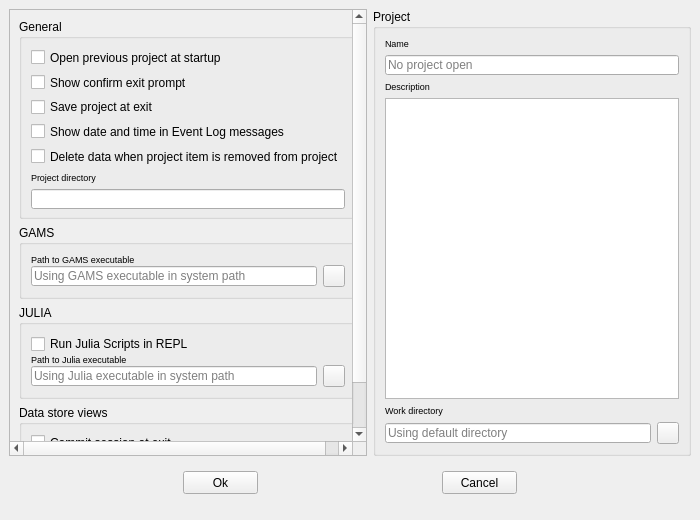
<?xml version="1.0" encoding="utf-8"?>
<!--
######################################################################################################################
# Copyright (C) 2017 - 2018 Spine project consortium
# This file is part of Spine Toolbox.
# Spine Toolbox is free software: you can redistribute it and/or modify it under the terms of the GNU Lesser General
# Public License as published by the Free Software Foundation, either version 3 of the License, or (at your option)
# any later version. This program is distributed in the hope that it will be useful, but WITHOUT ANY WARRANTY;
# without even the implied warranty of MERCHANTABILITY or FITNESS FOR A PARTICULAR PURPOSE. See the GNU Lesser General
# Public License for more details. You should have received a copy of the GNU Lesser General Public License along with
# this program. If not, see <http://www.gnu.org/licenses/>.
######################################################################################################################
-->
<ui version="4.0">
 <class>SettingsForm</class>
 <widget class="QWidget" name="SettingsForm">
  <property name="windowModality">
   <enum>Qt::ApplicationModal</enum>
  </property>
  <property name="geometry">
   <rect>
    <x>0</x>
    <y>0</y>
    <width>700</width>
    <height>520</height>
   </rect>
  </property>
  <property name="sizePolicy">
   <sizepolicy hsizetype="Fixed" vsizetype="Fixed">
    <horstretch>0</horstretch>
    <verstretch>0</verstretch>
   </sizepolicy>
  </property>
  <property name="minimumSize">
   <size>
    <width>700</width>
    <height>520</height>
   </size>
  </property>
  <property name="maximumSize">
   <size>
    <width>700</width>
    <height>520</height>
   </size>
  </property>
  <property name="mouseTracking">
   <bool>false</bool>
  </property>
  <property name="focusPolicy">
   <enum>Qt::StrongFocus</enum>
  </property>
  <property name="contextMenuPolicy">
   <enum>Qt::NoContextMenu</enum>
  </property>
  <property name="windowTitle">
   <string>Settings</string>
  </property>
  <property name="autoFillBackground">
   <bool>false</bool>
  </property>
  <layout class="QVBoxLayout" name="verticalLayout_7">
   <property name="spacing">
    <number>0</number>
   </property>
   <property name="leftMargin">
    <number>0</number>
   </property>
   <property name="topMargin">
    <number>0</number>
   </property>
   <property name="rightMargin">
    <number>0</number>
   </property>
   <property name="bottomMargin">
    <number>0</number>
   </property>
   <item>
    <layout class="QHBoxLayout" name="horizontalLayout_2">
     <property name="spacing">
      <number>6</number>
     </property>
     <property name="leftMargin">
      <number>9</number>
     </property>
     <property name="topMargin">
      <number>9</number>
     </property>
     <property name="rightMargin">
      <number>9</number>
     </property>
     <property name="bottomMargin">
      <number>9</number>
     </property>
     <item>
      <widget class="QScrollArea" name="scrollArea">
       <property name="widgetResizable">
        <bool>true</bool>
       </property>
       <widget class="QWidget" name="scrollAreaWidgetContents">
        <property name="geometry">
         <rect>
          <x>0</x>
          <y>0</y>
          <width>323</width>
          <height>449</height>
         </rect>
        </property>
        <layout class="QVBoxLayout" name="verticalLayout_5">
         <item>
          <widget class="QGroupBox" name="groupBox_general">
           <property name="sizePolicy">
            <sizepolicy hsizetype="Expanding" vsizetype="Expanding">
             <horstretch>0</horstretch>
             <verstretch>0</verstretch>
            </sizepolicy>
           </property>
           <property name="minimumSize">
            <size>
             <width>0</width>
             <height>0</height>
            </size>
           </property>
           <property name="maximumSize">
            <size>
             <width>16777215</width>
             <height>200</height>
            </size>
           </property>
           <property name="autoFillBackground">
            <bool>false</bool>
           </property>
           <property name="title">
            <string>General</string>
           </property>
           <property name="flat">
            <bool>false</bool>
           </property>
           <layout class="QVBoxLayout" name="verticalLayout_6">
            <property name="spacing">
             <number>6</number>
            </property>
            <item>
             <widget class="QCheckBox" name="checkBox_open_previous_project">
              <property name="sizePolicy">
               <sizepolicy hsizetype="Minimum" vsizetype="Fixed">
                <horstretch>0</horstretch>
                <verstretch>0</verstretch>
               </sizepolicy>
              </property>
              <property name="toolTip">
               <string>&lt;html&gt;&lt;head/&gt;&lt;body&gt;&lt;p&gt;If checked, Application opens the project at startup that was open the last time the application was exited&lt;/p&gt;&lt;/body&gt;&lt;/html&gt;</string>
              </property>
              <property name="text">
               <string>Open previous project at startup</string>
              </property>
             </widget>
            </item>
            <item>
             <widget class="QCheckBox" name="checkBox_exit_prompt">
              <property name="toolTip">
               <string>&lt;html&gt;&lt;head/&gt;&lt;body&gt;&lt;p&gt;If checked, confirm exit prompt is shown. If unchecked, application exits without prompt.&lt;/p&gt;&lt;/body&gt;&lt;/html&gt;</string>
              </property>
              <property name="text">
               <string>Show confirm exit prompt</string>
              </property>
              <property name="tristate">
               <bool>false</bool>
              </property>
             </widget>
            </item>
            <item>
             <widget class="QCheckBox" name="checkBox_save_at_exit">
              <property name="toolTip">
               <string>&lt;html&gt;&lt;head/&gt;&lt;body&gt;&lt;p&gt;Unchecked: Does not save project and does not show message box&lt;/p&gt;&lt;p&gt;Partially checked: Shows message box (default)&lt;/p&gt;&lt;p&gt;Checked: Saves project and does not show message box&lt;/p&gt;&lt;p&gt;&lt;br/&gt;&lt;/p&gt;&lt;/body&gt;&lt;/html&gt;</string>
              </property>
              <property name="text">
               <string>Save project at exit</string>
              </property>
              <property name="tristate">
               <bool>true</bool>
              </property>
             </widget>
            </item>
            <item>
             <widget class="QCheckBox" name="checkBox_datetime">
              <property name="toolTip">
               <string>&lt;html&gt;&lt;head/&gt;&lt;body&gt;&lt;p&gt;If checked, date and time string is appended into Event Log messages&lt;/p&gt;&lt;/body&gt;&lt;/html&gt;</string>
              </property>
              <property name="text">
               <string>Show date and time in Event Log messages</string>
              </property>
             </widget>
            </item>
            <item>
             <widget class="QCheckBox" name="checkBox_delete_data">
              <property name="toolTip">
               <string>&lt;html&gt;&lt;head/&gt;&lt;body&gt;&lt;p&gt;Check this box to delete project item's data when a project item is removed from project. This means, that the project item directory and its contens will be deleted from your HD.&lt;/p&gt;&lt;/body&gt;&lt;/html&gt;</string>
              </property>
              <property name="text">
               <string>Delete data when project item is removed from project</string>
              </property>
             </widget>
            </item>
            <item>
             <widget class="QLabel" name="label">
              <property name="font">
               <font>
                <pointsize>7</pointsize>
               </font>
              </property>
              <property name="text">
               <string>Project directory</string>
              </property>
             </widget>
            </item>
            <item>
             <widget class="QLineEdit" name="lineEdit_project_dir">
              <property name="minimumSize">
               <size>
                <width>0</width>
                <height>20</height>
               </size>
              </property>
              <property name="maximumSize">
               <size>
                <width>16777215</width>
                <height>20</height>
               </size>
              </property>
              <property name="focusPolicy">
               <enum>Qt::NoFocus</enum>
              </property>
              <property name="readOnly">
               <bool>true</bool>
              </property>
             </widget>
            </item>
            <item>
             <spacer name="verticalSpacer">
              <property name="orientation">
               <enum>Qt::Vertical</enum>
              </property>
              <property name="sizeHint" stdset="0">
               <size>
                <width>20</width>
                <height>40</height>
               </size>
              </property>
             </spacer>
            </item>
           </layout>
          </widget>
         </item>
         <item>
          <widget class="QGroupBox" name="groupBox_gams">
           <property name="title">
            <string>GAMS</string>
           </property>
           <layout class="QGridLayout" name="gridLayout">
            <property name="horizontalSpacing">
             <number>6</number>
            </property>
            <property name="verticalSpacing">
             <number>0</number>
            </property>
            <item row="1" column="0">
             <widget class="QLabel" name="label_4">
              <property name="font">
               <font>
                <pointsize>7</pointsize>
               </font>
              </property>
              <property name="text">
               <string>Path to GAMS executable</string>
              </property>
             </widget>
            </item>
            <item row="2" column="0">
             <widget class="QLineEdit" name="lineEdit_gams_path">
              <property name="minimumSize">
               <size>
                <width>0</width>
                <height>20</height>
               </size>
              </property>
              <property name="maximumSize">
               <size>
                <width>16777215</width>
                <height>20</height>
               </size>
              </property>
              <property name="toolTip">
               <string>&lt;html&gt;&lt;head/&gt;&lt;body&gt;&lt;p&gt;Path to directory where GAMS and GAMSIDE executables are found&lt;/p&gt;&lt;/body&gt;&lt;/html&gt;</string>
              </property>
              <property name="placeholderText">
               <string>Using GAMS executable in system path</string>
              </property>
              <property name="clearButtonEnabled">
               <bool>true</bool>
              </property>
             </widget>
            </item>
            <item row="2" column="1">
             <widget class="QToolButton" name="toolButton_browse_gams">
              <property name="maximumSize">
               <size>
                <width>22</width>
                <height>22</height>
               </size>
              </property>
              <property name="iconSize">
               <size>
                <width>20</width>
                <height>20</height>
               </size>
              </property>
             </widget>
            </item>
           </layout>
          </widget>
         </item>
         <item>
          <widget class="QGroupBox" name="groupBox_julia">
           <property name="title">
            <string>JULIA</string>
           </property>
           <layout class="QGridLayout" name="gridLayout_2">
            <property name="horizontalSpacing">
             <number>6</number>
            </property>
            <property name="verticalSpacing">
             <number>0</number>
            </property>
            <item row="1" column="0">
             <widget class="QCheckBox" name="checkBox_use_repl">
              <property name="text">
               <string>Run Julia Scripts in REPL</string>
              </property>
             </widget>
            </item>
            <item row="3" column="0">
             <widget class="QLineEdit" name="lineEdit_julia_path">
              <property name="minimumSize">
               <size>
                <width>0</width>
                <height>20</height>
               </size>
              </property>
              <property name="maximumSize">
               <size>
                <width>16777215</width>
                <height>20</height>
               </size>
              </property>
              <property name="toolTip">
               <string>&lt;html&gt;&lt;head/&gt;&lt;body&gt;&lt;p&gt;Path where julia executable is found&lt;/p&gt;&lt;/body&gt;&lt;/html&gt;</string>
              </property>
              <property name="placeholderText">
               <string>Using Julia executable in system path</string>
              </property>
              <property name="clearButtonEnabled">
               <bool>true</bool>
              </property>
             </widget>
            </item>
            <item row="2" column="0">
             <widget class="QLabel" name="label_5">
              <property name="font">
               <font>
                <pointsize>7</pointsize>
               </font>
              </property>
              <property name="text">
               <string>Path to Julia executable</string>
              </property>
             </widget>
            </item>
            <item row="3" column="1">
             <widget class="QToolButton" name="toolButton_browse_julia">
              <property name="maximumSize">
               <size>
                <width>22</width>
                <height>22</height>
               </size>
              </property>
              <property name="iconSize">
               <size>
                <width>20</width>
                <height>20</height>
               </size>
              </property>
             </widget>
            </item>
           </layout>
          </widget>
         </item>
         <item>
          <widget class="QGroupBox" name="groupBox_data_store">
           <property name="sizePolicy">
            <sizepolicy hsizetype="Expanding" vsizetype="Expanding">
             <horstretch>0</horstretch>
             <verstretch>0</verstretch>
            </sizepolicy>
           </property>
           <property name="maximumSize">
            <size>
             <width>16777215</width>
             <height>80</height>
            </size>
           </property>
           <property name="title">
            <string>Data store views</string>
           </property>
           <layout class="QVBoxLayout" name="verticalLayout_4">
            <property name="spacing">
             <number>6</number>
            </property>
            <item>
             <widget class="QCheckBox" name="checkBox_commit_at_exit">
              <property name="toolTip">
               <string>&lt;html&gt;&lt;head/&gt;&lt;body&gt;&lt;p&gt;Unchecked: Does not commit session and does not show message box&lt;/p&gt;&lt;p&gt;Partially checked: Shows message box (default)&lt;/p&gt;&lt;p&gt;Checked: Commits session and does not show message box&lt;/p&gt;&lt;p&gt;&lt;br/&gt;&lt;/p&gt;&lt;/body&gt;&lt;/html&gt;</string>
              </property>
              <property name="text">
               <string>Commit session at exit</string>
              </property>
              <property name="tristate">
               <bool>true</bool>
              </property>
             </widget>
            </item>
            <item>
             <widget class="QCheckBox" name="checkBox_use_smooth_zoom">
              <property name="text">
               <string>Use smooth zoom in graph view</string>
              </property>
             </widget>
            </item>
           </layout>
          </widget>
         </item>
        </layout>
       </widget>
      </widget>
     </item>
     <item>
      <layout class="QVBoxLayout" name="verticalLayout_3">
       <item>
        <widget class="QGroupBox" name="groupBox_project">
         <property name="sizePolicy">
          <sizepolicy hsizetype="Expanding" vsizetype="Expanding">
           <horstretch>0</horstretch>
           <verstretch>0</verstretch>
          </sizepolicy>
         </property>
         <property name="minimumSize">
          <size>
           <width>250</width>
           <height>300</height>
          </size>
         </property>
         <property name="title">
          <string>Project</string>
         </property>
         <layout class="QVBoxLayout" name="verticalLayout_2">
          <item>
           <widget class="QLabel" name="label_2">
            <property name="font">
             <font>
              <pointsize>7</pointsize>
             </font>
            </property>
            <property name="text">
             <string>Name</string>
            </property>
           </widget>
          </item>
          <item>
           <widget class="QLineEdit" name="lineEdit_project_name">
            <property name="minimumSize">
             <size>
              <width>0</width>
              <height>20</height>
             </size>
            </property>
            <property name="maximumSize">
             <size>
              <width>16777215</width>
              <height>20</height>
             </size>
            </property>
            <property name="cursor">
             <cursorShape>ArrowCursor</cursorShape>
            </property>
            <property name="focusPolicy">
             <enum>Qt::NoFocus</enum>
            </property>
            <property name="toolTip">
             <string>&lt;html&gt;&lt;head/&gt;&lt;body&gt;&lt;p&gt;You can rename project from main window menu &lt;span style=&quot; font-weight:600;&quot;&gt;File -&amp;gt; Save As...&lt;/span&gt;&lt;/p&gt;&lt;/body&gt;&lt;/html&gt;</string>
            </property>
            <property name="readOnly">
             <bool>true</bool>
            </property>
            <property name="placeholderText">
             <string>No project open</string>
            </property>
            <property name="clearButtonEnabled">
             <bool>false</bool>
            </property>
           </widget>
          </item>
          <item>
           <widget class="QLabel" name="label_3">
            <property name="font">
             <font>
              <pointsize>7</pointsize>
             </font>
            </property>
            <property name="text">
             <string>Description</string>
            </property>
           </widget>
          </item>
          <item>
           <widget class="QTextEdit" name="textEdit_project_description">
            <property name="cursor" stdset="0">
             <cursorShape>IBeamCursor</cursorShape>
            </property>
            <property name="focusPolicy">
             <enum>Qt::StrongFocus</enum>
            </property>
            <property name="toolTip">
             <string>Project Description</string>
            </property>
            <property name="styleSheet">
             <string notr="true">:focus {border: 1px solid black;}</string>
            </property>
            <property name="tabChangesFocus">
             <bool>true</bool>
            </property>
            <property name="readOnly">
             <bool>false</bool>
            </property>
            <property name="html">
             <string>&lt;!DOCTYPE HTML PUBLIC &quot;-//W3C//DTD HTML 4.0//EN&quot; &quot;http://www.w3.org/TR/REC-html40/strict.dtd&quot;&gt;
&lt;html&gt;&lt;head&gt;&lt;meta name=&quot;qrichtext&quot; content=&quot;1&quot; /&gt;&lt;style type=&quot;text/css&quot;&gt;
p, li { white-space: pre-wrap; }
&lt;/style&gt;&lt;/head&gt;&lt;body style=&quot; font-family:'MS Shell Dlg 2'; font-size:8.25pt; font-weight:400; font-style:normal;&quot;&gt;
&lt;p style=&quot;-qt-paragraph-type:empty; margin-top:0px; margin-bottom:0px; margin-left:0px; margin-right:0px; -qt-block-indent:0; text-indent:0px;&quot;&gt;&lt;br /&gt;&lt;/p&gt;&lt;/body&gt;&lt;/html&gt;</string>
            </property>
            <property name="acceptRichText">
             <bool>false</bool>
            </property>
            <property name="placeholderText">
             <string/>
            </property>
           </widget>
          </item>
          <item>
           <widget class="QLabel" name="label_6">
            <property name="font">
             <font>
              <pointsize>7</pointsize>
             </font>
            </property>
            <property name="text">
             <string>Work directory</string>
            </property>
           </widget>
          </item>
          <item>
           <layout class="QHBoxLayout" name="horizontalLayout_3">
            <item>
             <widget class="QLineEdit" name="lineEdit_work_dir">
              <property name="minimumSize">
               <size>
                <width>0</width>
                <height>20</height>
               </size>
              </property>
              <property name="maximumSize">
               <size>
                <width>16777215</width>
                <height>20</height>
               </size>
              </property>
              <property name="toolTip">
               <string>&lt;html&gt;&lt;head/&gt;&lt;body&gt;&lt;p&gt;Work directory location. Leave this empty to use default (\work).&lt;/p&gt;&lt;/body&gt;&lt;/html&gt;</string>
              </property>
              <property name="placeholderText">
               <string>Using default directory</string>
              </property>
              <property name="clearButtonEnabled">
               <bool>true</bool>
              </property>
             </widget>
            </item>
            <item>
             <widget class="QToolButton" name="toolButton_browse_work">
              <property name="sizePolicy">
               <sizepolicy hsizetype="Fixed" vsizetype="Fixed">
                <horstretch>0</horstretch>
                <verstretch>0</verstretch>
               </sizepolicy>
              </property>
              <property name="maximumSize">
               <size>
                <width>22</width>
                <height>22</height>
               </size>
              </property>
              <property name="iconSize">
               <size>
                <width>20</width>
                <height>20</height>
               </size>
              </property>
             </widget>
            </item>
           </layout>
          </item>
         </layout>
        </widget>
       </item>
      </layout>
     </item>
    </layout>
   </item>
   <item>
    <layout class="QHBoxLayout" name="horizontalLayout">
     <property name="spacing">
      <number>0</number>
     </property>
     <property name="topMargin">
      <number>6</number>
     </property>
     <property name="bottomMargin">
      <number>6</number>
     </property>
     <item>
      <spacer name="horizontalSpacer_2">
       <property name="orientation">
        <enum>Qt::Horizontal</enum>
       </property>
       <property name="sizeHint" stdset="0">
        <size>
         <width>40</width>
         <height>20</height>
        </size>
       </property>
      </spacer>
     </item>
     <item>
      <widget class="QPushButton" name="pushButton_ok">
       <property name="minimumSize">
        <size>
         <width>75</width>
         <height>23</height>
        </size>
       </property>
       <property name="maximumSize">
        <size>
         <width>75</width>
         <height>23</height>
        </size>
       </property>
       <property name="toolTip">
        <string>&lt;html&gt;&lt;head/&gt;&lt;body&gt;&lt;p&gt;Saves changes and closes the window&lt;/p&gt;&lt;/body&gt;&lt;/html&gt;</string>
       </property>
       <property name="text">
        <string>Ok</string>
       </property>
      </widget>
     </item>
     <item>
      <spacer name="horizontalSpacer">
       <property name="orientation">
        <enum>Qt::Horizontal</enum>
       </property>
       <property name="sizeHint" stdset="0">
        <size>
         <width>40</width>
         <height>20</height>
        </size>
       </property>
      </spacer>
     </item>
     <item>
      <widget class="QPushButton" name="pushButton_cancel">
       <property name="minimumSize">
        <size>
         <width>75</width>
         <height>23</height>
        </size>
       </property>
       <property name="maximumSize">
        <size>
         <width>75</width>
         <height>23</height>
        </size>
       </property>
       <property name="toolTip">
        <string>&lt;html&gt;&lt;head/&gt;&lt;body&gt;&lt;p&gt;Closes the window without saving changes&lt;/p&gt;&lt;/body&gt;&lt;/html&gt;</string>
       </property>
       <property name="text">
        <string>Cancel</string>
       </property>
      </widget>
     </item>
     <item>
      <spacer name="horizontalSpacer_3">
       <property name="orientation">
        <enum>Qt::Horizontal</enum>
       </property>
       <property name="sizeHint" stdset="0">
        <size>
         <width>40</width>
         <height>20</height>
        </size>
       </property>
      </spacer>
     </item>
    </layout>
   </item>
   <item>
    <layout class="QHBoxLayout" name="horizontalLayout_statusbar_placeholder">
     <property name="spacing">
      <number>0</number>
     </property>
     <property name="leftMargin">
      <number>0</number>
     </property>
     <property name="topMargin">
      <number>0</number>
     </property>
     <property name="rightMargin">
      <number>0</number>
     </property>
     <property name="bottomMargin">
      <number>0</number>
     </property>
     <item>
      <widget class="QWidget" name="widget_invisible_dummy" native="true">
       <property name="minimumSize">
        <size>
         <width>0</width>
         <height>20</height>
        </size>
       </property>
       <property name="maximumSize">
        <size>
         <width>0</width>
         <height>20</height>
        </size>
       </property>
      </widget>
     </item>
    </layout>
   </item>
  </layout>
  <zorder></zorder>
 </widget>
 <tabstops>
  <tabstop>checkBox_open_previous_project</tabstop>
  <tabstop>checkBox_exit_prompt</tabstop>
  <tabstop>checkBox_save_at_exit</tabstop>
  <tabstop>checkBox_datetime</tabstop>
  <tabstop>checkBox_delete_data</tabstop>
  <tabstop>lineEdit_gams_path</tabstop>
  <tabstop>toolButton_browse_gams</tabstop>
  <tabstop>checkBox_use_repl</tabstop>
  <tabstop>lineEdit_julia_path</tabstop>
  <tabstop>toolButton_browse_julia</tabstop>
  <tabstop>checkBox_commit_at_exit</tabstop>
  <tabstop>textEdit_project_description</tabstop>
  <tabstop>lineEdit_work_dir</tabstop>
  <tabstop>toolButton_browse_work</tabstop>
  <tabstop>pushButton_ok</tabstop>
  <tabstop>pushButton_cancel</tabstop>
 </tabstops>
 <resources/>
 <connections/>
</ui>
